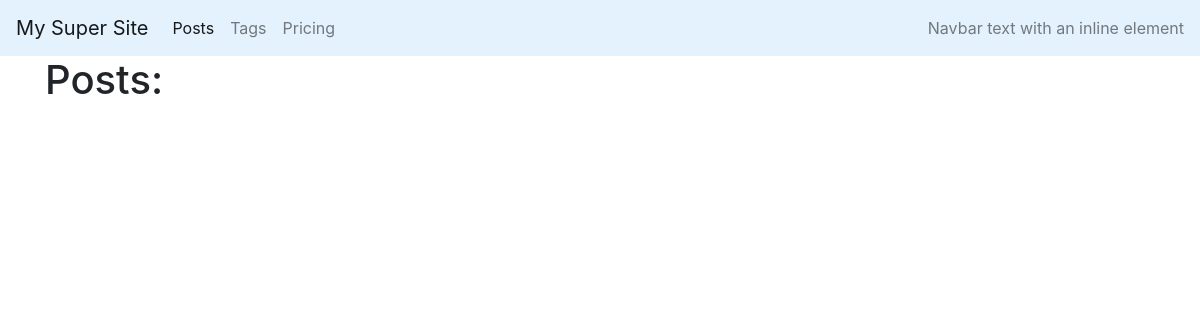
The page /blog/ on the database as committed earlier.
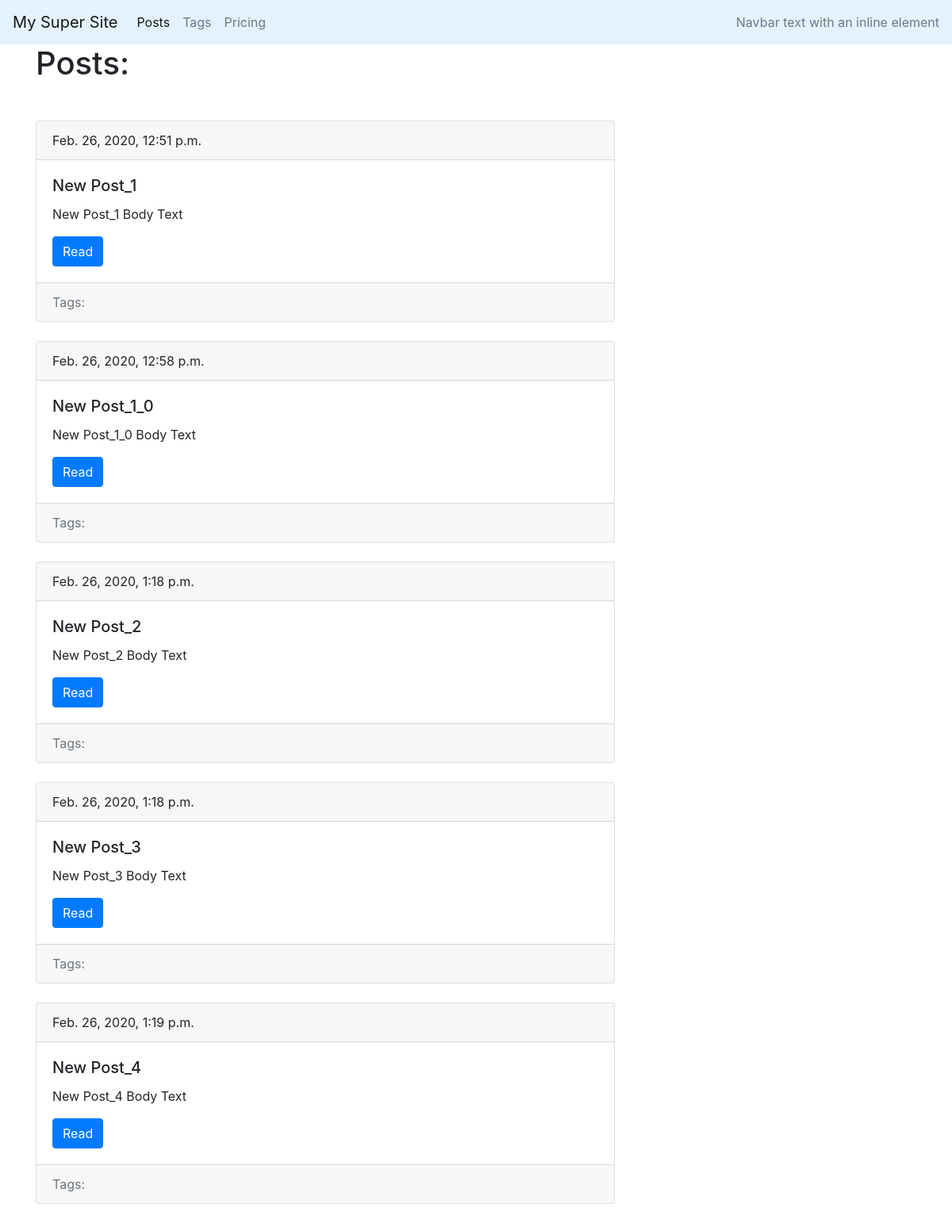
The same page on the database as committed later.
### blog/models.py (models this page shows, shortened)
class Post(models.Model): #16_ Создаем класс модели Post
    title = models.CharField(max_length = 150, db_index = True) # 17_Создаем поля для нашей модели Posts
    slug = models.SlugField(max_length=150, unique=True) #18_Создаем параметр - удобночитаемый урл,
    body = models.TextField(blank=True, db_index=True) # 19_Создаем параметр для тела текста
    data_pub = models.DateTimeField(auto_now_add=True) # 20_ Создаем параметр даты публикации
    tags = models.ManyToManyField('Tag', blank=True, related_name='posts')
    def get_absolute_url(self): # 33_Будет возвращать ссылку на конкретный обьекм класса Post
        return reverse('post_detail_url', kwargs={'slug': self.slug})

### blog/views.py (the view)
# urls.py: path('', posts_list, name='posts_list_url'), #3_ Создаем файд blog/urls.py и заполняем его - указываем что надо выполнить метод views.posts_list
def posts_list(request):
    posts = Post.objects.all() # 23_Создаем переменную post - список постов из нашей модели
    return render(request, 'blog/index.html', context={'posts': posts})

### blog/templates/blog/index.html (shortened to what this page needs)
{% extends 'blog/base_blog.html' %}
{% block content %}
  <h1 class='mb-5'>Posts:</h1>
  {% for post in posts %}
    {% include 'blog/includes/post_card_include.html' %}
  {% endfor %}
{% endblock %}

### blog/templates/blog/base_blog.html
{% extends 'base.html' %}

### templates/base.html (shortened to what this page needs)
<!DOCTYPE html>
<html lang="en" dir="ltr">
  <head>
    <link rel="stylesheet" href="https://stackpath.bootstrapcdn.com/bootstrap/4.4.1/css/bootstrap.min.css">
  </head>
  <body>
    <nav class="navbar navbar-expand-lg navbar-light" style="background-color: #e3f2fd;">
      <a class="navbar-brand" href="#">My Super Site</a>
      <div class="collapse navbar-collapse" id="navbarText">
        <ul class="navbar-nav mr-auto">
          <li class="nav-item active">
            <a class="nav-link" href="{% url 'posts_list_url' %}">Posts</a>
          </li>
          <li class="nav-item">
            <a class="nav-link" href="{% url 'tags_list_url' %}">Tags</a>
          </li>
          <li class="nav-item">
            <a class="nav-link" href="#">Pricing</a>
          </li>
        </ul>
        <span class="navbar-text">
          Navbar text with an inline element
        </span>
      </div>
    </nav>
    <div class='container'>
        <div class='row'>
          <div class='col-8'>
              {% block content %}{% endblock %}
          </div>
        </div>
    </div>
  </body>
</html>

### blog/templates/blog/includes/post_card_include.html (shortened to what this page needs)
<div class="card mb-4">
  <div class="card-header">
    {{ post.data_pub }}
  </div>
  <div class="card-body">
    <h5 class="card-title">{{ post.title}}</h5>
    <p class="card-text">{{post.body|truncatewords:22}}</p>
    <a href="{{ post.get_absolute_url }}" class="btn btn-primary">Read</a>
  </div>
  <div class="card-footer text-muted">
    Tags:
  </div>
</div>

Rows that differ between the two databases and show on the page:
added Post: data_pub "Feb. 26, 2020, 12:51 p.m.", title "New Post_1", body "New Post_1 Body Text"
added Post: data_pub "Feb. 26, 2020, 12:58 p.m.", title "New Post_1_0", body "New Post_1_0 Body Text"
added Post: data_pub "Feb. 26, 2020, 1:18 p.m.", title "New Post_2", body "New Post_2 Body Text"
added Post: data_pub "Feb. 26, 2020, 1:18 p.m.", title "New Post_3", body "New Post_3 Body Text"
added Post: data_pub "Feb. 26, 2020, 1:19 p.m.", title "New Post_4", body "New Post_4 Body Text"
